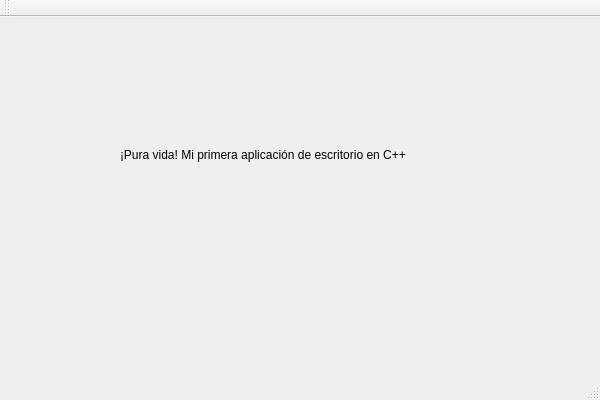
<?xml version="1.0" encoding="UTF-8"?>
<ui version="4.0">
 <class>lab5Class</class>
 <widget class="QMainWindow" name="lab5Class">
  <property name="geometry">
   <rect>
    <x>0</x>
    <y>0</y>
    <width>600</width>
    <height>400</height>
   </rect>
  </property>
  <property name="windowTitle">
   <string>lab5</string>
  </property>
  <widget class="QWidget" name="centralWidget">
   <widget class="QLabel" name="lblSaludo">
    <property name="geometry">
     <rect>
      <x>120</x>
      <y>130</y>
      <width>331</width>
      <height>16</height>
     </rect>
    </property>
    <property name="text">
     <string>¡Pura vida! Mi primera aplicación de escritorio en C++</string>
    </property>
   </widget>
  </widget>
  <widget class="QMenuBar" name="menuBar">
   <property name="geometry">
    <rect>
     <x>0</x>
     <y>0</y>
     <width>600</width>
     <height>21</height>
    </rect>
   </property>
  </widget>
  <widget class="QToolBar" name="mainToolBar">
   <attribute name="toolBarArea">
    <enum>TopToolBarArea</enum>
   </attribute>
   <attribute name="toolBarBreak">
    <bool>false</bool>
   </attribute>
  </widget>
  <widget class="QStatusBar" name="statusBar"/>
 </widget>
 <layoutdefault spacing="6" margin="11"/>
 <resources>
  <include location="lab5.qrc"/>
 </resources>
 <connections/>
</ui>
